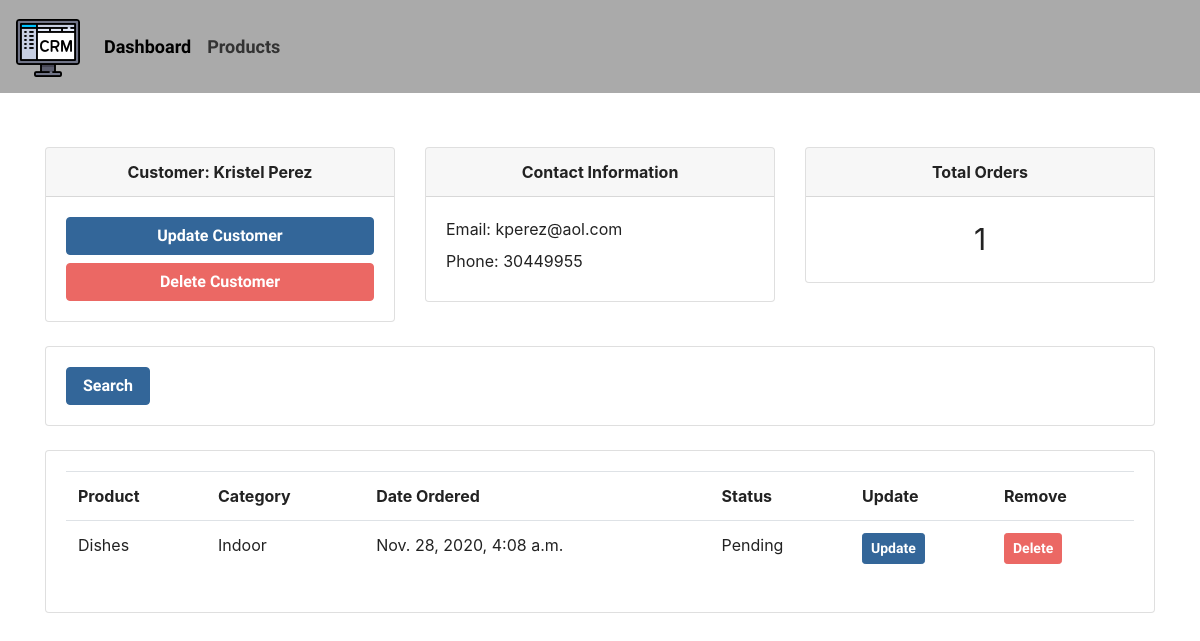
The page /customer/3 on the database as committed earlier.
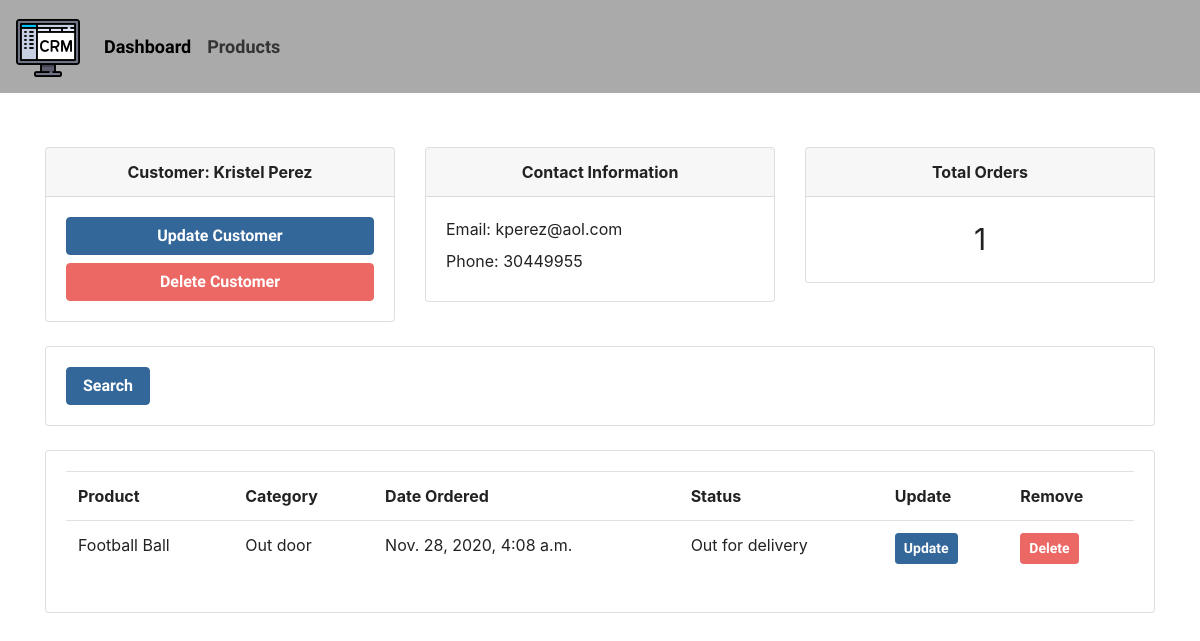
The same page on the database as committed later.
### accounts/models.py (models this page shows, shortened)
class Customer(models.Model):
    name = models.CharField(max_length=100, null=True)
    phone = models.CharField(max_length=100, null=True)
    email = models.CharField(max_length=200, null=True)
    date_created = models.DateTimeField(auto_now_add=True, null=True)

class Order(models.Model):
    STATUS = (
        ('Pending', 'Pending'),
        ('Out for delivery', 'Out for delivery'),
        ('Delivered', 'Delivered')
    )
    customer = models.ForeignKey(Customer, null=True, on_delete=models.SET_NULL)
    product = models.ForeignKey(Product, null=True, on_delete=models.SET_NULL)
    status = models.CharField(max_length=100, choices=STATUS)
    date_created = models.DateTimeField(auto_now_add=True, null=True)

class Product(models.Model):
    CATEGORY = (
        ('Indoor', 'Indoor'),
        ('Out door', 'Out door')
    )
    name = models.CharField(max_length=100, null=True)
    price = models.FloatField(null=True, default= 0.0)
    category = models.CharField(max_length=200, null=True, choices=CATEGORY)
    description = models.CharField(max_length=255, null=True, blank=True)
    date_created = models.DateTimeField(auto_now_add=True, null=True)
    tags = models.ManyToManyField(Tag)
    def __str__(self):
        return self.name

### accounts/views.py (the view)
# urls.py: path('customer/<str:pk>', customer, name="customer"),
def customer(request, pk):
    customer = Customer.objects.get(id=pk)
    orders = customer.order_set.all()
    customer_orders = orders.count()
    context = {
        'customer': customer,
        'customer_orders': customer_orders,
        'orders': orders
    }
    return render(request, 'accounts/customer.html', context)

### accounts/templates/accounts/customer.html
{% extends 'accounts/main.html' %}
{% block content %}
<br>
<div class="container">
    <div class="row">
        <div class="col">
            <div class="card">
                <div class="card-header text-center"><strong>Customer: {{customer.name}}</strong></div>
                <div class="card-body">
                    <button class="btn btn-block btn-info">Update Customer</button>
                    <button class="btn btn-block btn-primary">Delete Customer</button>
                </div>
            </div>
        </div>
        <div class="col">
            <div class="card">
                <div class="card-header text-center"><strong>Contact Information</strong></div>
                <div class="card-body">
                    <label>Email: {{customer.email}}</label>
                    <br>
                    <label>Phone: {{customer.phone}}</label>
                </div>
            </div>
        </div>
        <div class="col">
            <div class="card">
                <div class="card-header text-center"><strong>Total Orders</strong></div>
                <div class="card-body" id="customer-total-orders">
                    {{customer_orders}}
                </div>
            </div>
        </div>
    </div>
    <br>
    <div class="row">
        <div class="col">
            <div class="card card-body">
                <form method="get">
                    <button class="btn btn-info">Search</button>
                </form>
            </div>
        </div>
    </div>
    <br>
    <div class="row">
        <div class="col">
            <div class="card card-body">
                <table class="table">
                    <tr>
                        <th>Product</th>
                        <th>Category</th>
                        <th>Date Ordered</th>
                        <th>Status</th>
                        <th>Update</th>
                        <th>Remove</th>
                    </tr>
                    {% for order in orders %}
                    <tr>
                        <td>{{order.product}}</td>
                        <td>{{order.product.category}}</td>
                        <td>{{order.product.date_created}}</td>
                        <td>{{order.status}}</td>
                        <td><a class="btn btn-sm btn-info" href="{% url 'update_order' order.id %}">Update</a></td>
                        <td><a class="btn btn-sm btn-primary" href="{% url 'delete_order' order.id %}">Delete</a></td>
                    </tr>
                    {% endfor %}
                </table>
            </div>
        </div>
    </div>
</div>
{% endblock %}

### accounts/templates/accounts/main.html (shortened to what this page needs)
{% load static %}
<!DOCTYPE html>
<html lang="en">
<head>
    <link rel="stylesheet" href="https://stackpath.bootstrapcdn.com/bootswatch/4.5.2/journal/bootstrap.min.css"
>
    <link rel="stylesheet" href="{% static '/css/main.css' %}">
</head>
<body>
    {% include 'accounts/navbar.html' %}
    {% block content %}
    {% endblock %}
    <br>
</body>
</html>

### accounts/templates/accounts/navbar.html (shortened to what this page needs)
{% load static %}
<nav class="navbar navbar-expand-lg navbar-light bg-secondary">
    <a class="navbar-brand" href="{% url 'home' %}">
      <img src="{% static '/images/crm.png' %}" alt="">
    </a>
    <div class="collapse navbar-collapse" id="navbarNav">
      <ul class="navbar-nav">
        <li class="nav-item active">
          <a class="nav-link" href="{% url 'home' %}">Dashboard</a>
        </li>
        <li class="nav-item">
          <a class="nav-link" href="{% url 'products' %}">Products</a>
        </li>
      </ul>
    </div>
  </nav>

### static/css/main.css (style rules this page uses)
#customer-total-orders { font-size: 30px; text-align: center; }
.container { margin: 30px auto; }

Rows that differ between the two databases and show on the page:
removed Order: product "Dishes", product.category "Indoor", product.date_created "Nov. 28, 2020, 4:08 a.m.", status "Pending"
added Order: product "Football Ball", product.category "Out door", product.date_created "Nov. 28, 2020, 4:08 a.m.", status "Out for delivery"
